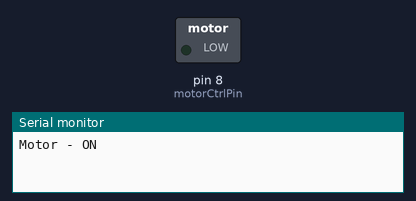
This sketch was run on a simulated Arduino Uno, built with avr-gcc and run on an emulated ATmega328P. On the bench: switched loads named in the sketch (green lamp = pin HIGH), the last lines printed to the serial monitor.

Above: at 1.0 s.
At 5.5 s:
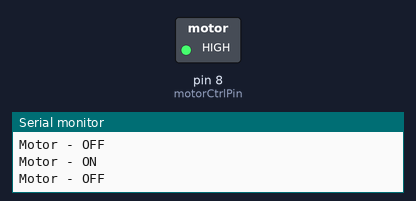
Timing chart, 0 to 6.9 s (numbered marks = the images above):
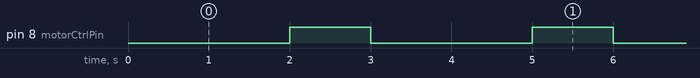

Measured:
- by itself, pin 8 (motorCtrlPin): alternates HIGH for 1.0 s and LOW for 2.0 s

The sketch:

sketch_1.ino
```cpp
const int motorCtrlPin = 8;

void setup() {
  Serial.begin(9600);
  while (! Serial);

  pinMode(motorCtrlPin, OUTPUT);
}

void loop() {
  Serial.println("Motor - ON");
  digitalWrite(motorCtrlPin, LOW);
  //delay((long) 30000); // 10 mins
  delay(2000);

  Serial.println("Motor - OFF");
  digitalWrite(motorCtrlPin, HIGH);
  //delay((long) 1 * 60000); // 10 mins
  delay(1000);
}
```
